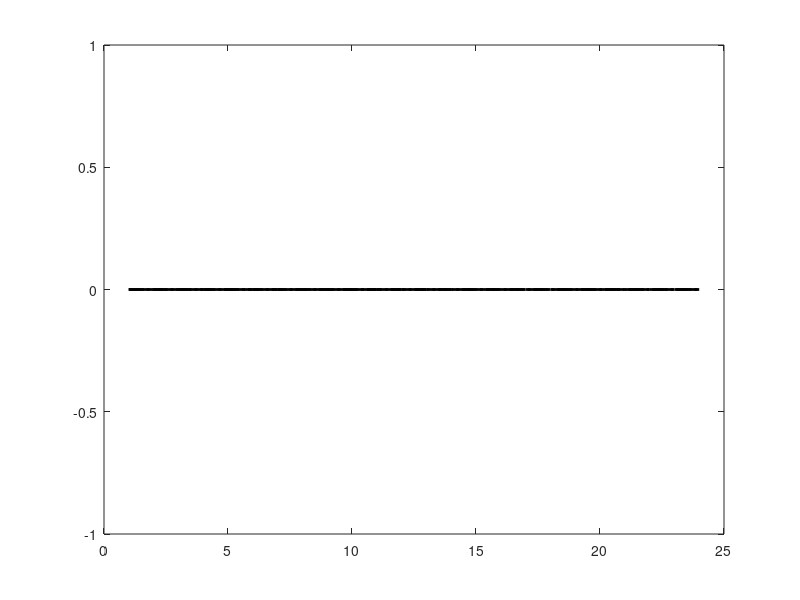

MATLAB code for this plot: (Note: this script raises an error after producing the figure.)
%Description:
%seasonally variations of precipitaion frequency
% History:
% 2021.10.11 by zhangtc
clear
mons = {'Jun.','Jul.','Aug.','Sept.','Oct.',...
    'Nov.','Dec.','Jan.','Feb.','Mar.','Apr.','May.'};

rain2019_2020 = zeros(1,24);
rain2020_2021 = zeros(1,24);
rain2019con = zeros(1,24);
rain2020con = zeros(1,24);
rain2019str = zeros(1,24);
rain2020str = zeros(1,24);

file_root = 'D:\DATA\OTTParsivel\nonQC2019-\';
file_day = dir([file_root,'*.h5']);

temp_time2019 = datenum(2019,5,31);
temp_time2020 = datenum(2020,5,31);

for fnum = 1 : length(file_day)
    tempc = zeros(1440,1);
    temps = zeros(1440,1);
    fname = [file_root,file_day(fnum).name];
    rainflag = h5read(fname,'/rainflag');
    typeflag = h5read(fname,'/typeflag');
    temp_t = datenum(fix(str2double(file_day(fnum).name(1:4))),...
        fix(str2double(file_day(fnum).name(5:6))),...
        fix(str2double(file_day(fnum).name(7:8))));
    
    temp_day = temp_t - temp_time2019;
    tempc(typeflag == 1) = 1;
    temps(typeflag == 2) = 1;
    if   temp_day >0
        if temp_day < 367
            rain2019_2020 = rain2019_2020 + sum(reshape(rainflag,[60 24]));
            
            rain2019con = rain2019con + sum(reshape(tempc,[60 24]));
            rain2019str = rain2019str + sum(reshape(temps,[60 24]));
        else
            if temp_day < 732
                temp_day = temp_t - temp_time2020;
                rain2020_2021 = rain2020_2021 + sum(reshape(rainflag,[60 24]));
                
                rain2020con = rain2020con + sum(reshape(tempc,[60 24]));
                rain2020str = rain2020str + sum(reshape(temps,[60 24]));
            end
        end
    end
end

rain = rain2019_2020 + rain2020_2021;
rain_con = rain2019con + rain2020con;
rain_str = rain2019str + rain2020str;
figure;
ax = gca;
p1 = plot(rain,'DisplayName','Total','Color','k','LineStyle','-','LineWidth',2);
hold on;
p2 = plot(rain_con,'DisplayName','Convective','Color','k','LineStyle','--','LineWidth',2);
p3 = plot(rain_str,'DisplayName','Stratiform','Color','k','LineStyle',':','LineWidth',2);
hold off;
ax.FontSize = 10;
ax.TickLength = [0.01 0.01];
ax.LineWidth = 1.2;
ax.XLim = [1 24];
ax.XTick = 0:3:24;
ax.XTickLabel = {'0:00','3:00','6:00','9:00','12:00','15:00','18:00','21:00','24:00'};
ax.YLabel.String = 'Frequency';
legend('Location','Northwest');
title('Diurnal variations of precipitaion frequency');
set(gcf,'Position',[1,1,600,400]);
saveas(gcf,['D:\DATA\OTTParsivel\Pictures\new\','Rainon_non.png']);
% saveas(gcf,['E:\DATA\OTTParsivel\Pictures\new\','Rainon_non.png']);

% clear